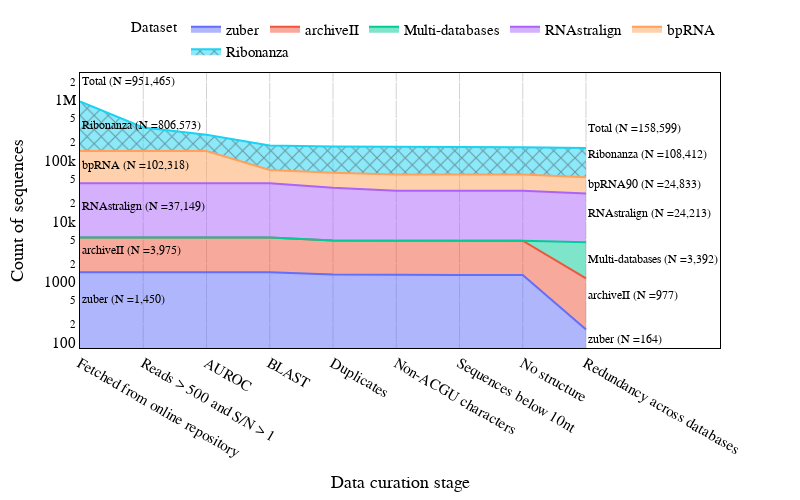

Write notebook code for a chart like this one.
### Code cell
df_expanded = []

for dataset, row in df.iterrows():
    for stage in row.index:
        if stage == 'Fetched from online repository':
            val = row[stage]  
        elif stage == 'Redundancy across databases':
            val = row[stage]
        else:
            val = val - row[stage]
        df_expanded.append([dataset, stage, val])
        
        
df_expanded = pd.DataFrame(df_expanded, columns=['Dataset', 'Stage', 'Count'])

df_expanded = pd.concat([df_expanded, pd.DataFrame(
    {
        'Dataset': 'Multi-databases',
        'Stage': ['No structure', 'Redundancy across databases'],
        'Count': [0, n_redundant_sequences:=161991 - df_expanded[df_expanded['Stage'] == 'Redundancy across databases']['Count'].sum()]
    }, 
    index=[10, 11]
)])

df_expanded.sort_index(inplace=True)


fig = px.area(df_expanded, x="Stage", y="Count", color="Dataset", log_y=1, title='', category_orders={'Stage': df.columns.tolist()}, line_shape=None,
    # make ribonanza patterned
    pattern_shape='Dataset',
    pattern_shape_map={**{dataset: None for dataset in df.index}, **{'Ribonanza': 'x', 'Multi-databases': None}},
    # pattern shape legend

    
)
# fig.update_layout(
#     legend=dict(    
#         orientation="h",
#         yanchor="bottom",
#         y=1.02,
#         xanchor="right",
#         x=1
#     )
# )

fig.update_xaxes(title_text='Data curation stage')
fig.update_yaxes(title_text='Count of sequences')

# add annotations
# add count of sequences per dataset at the beginning and end of each line
import numpy as np

def add_annotation(fig, dataset, count, position, yshift=0, xanchor='right'):
    fig.add_annotation(x=position, y=np.log10(count), text=dataset + ' (N ={:,})'.format(count), showarrow=False, yshift=yshift, xanchor=xanchor, font=dict(size=12))

# add start
yshift_start = {'zuber': -27, 'archiveII': -5, 'bpRNA': -5, 'RNAstralign': -20, 'Ribonanza': -20, 'Multi-databases': 0}
for dataset in df.index:
    add_annotation(fig, dataset, df.loc[dataset, df.columns[0]], df.columns[0], yshift=yshift_start[dataset], xanchor='left')

yshift_end = {'zuber': -10, 'archiveII': -13, 'bpRNA': 13, 'RNAstralign': -15, 'Ribonanza': 4, 'Multi-databases': -10}
for dataset in df.index:
    if dataset == 'bpRNA':
        continue
    add_annotation(fig, dataset, df.loc[dataset, df.columns[-1]], df.columns[-1], yshift=yshift_end[dataset], xanchor='left')
add_annotation(fig, 'bpRNA90', df.loc['bpRNA', df.columns[-1]], df.columns[-1], yshift=yshift_end['bpRNA'], xanchor='left')
add_annotation(fig, 'Multi-databases', n_redundant_sequences, df.columns[-1], yshift=yshift_end['Multi-databases'], xanchor='left')

# add total
add_annotation(fig, 'Total',  df[df.columns[-1]].sum(), df.columns[-1], yshift=20, xanchor='left')
add_annotation(fig, 'Total',  df[df.columns[0]].sum(), df.columns[0], yshift=20, xanchor='left')

fig.update_layout(
    height=500,
    width=800,
)

# make legend horizontal
fig.update_layout(
    legend=dict(
        orientation="h",
        yanchor="bottom",
        y=1.02,
        xanchor="right",
        x=1
    )
)

# make background transparent
fig.update_layout(
    plot_bgcolor='rgba(0,0,0,0)',
    # paper_bgcolor='white',
)
# add a grid
fig.update_xaxes(showgrid=True, gridwidth=1, gridcolor='lightgrey')

# add a frame
fig.update_layout(
    xaxis=dict(
        showline=True,
        linewidth=1,
        linecolor='black',
        mirror=True,
    ),
    yaxis=dict(
        showline=True,
        linewidth=1,
        linecolor='black',
        mirror=True,
    )
)

# set everything to helvetica
fig.update_layout(
    font_family="Helvetica",
    font_color="black",
    title_font_family="Helvetica",
    title_font_color="black",
    legend_title_font_color="black",
    # size
    font_size=15,
    title_font_size=15,
    legend_title_font_size=15,
)

fig.show()

import plotly.io as pio
pio.write_image(fig, 'images/S3/data_curation_stats_log.pdf')#, width=800, height=600)

### Figure 1 — Plotly figure (JSON) as saved in the notebook; plotly's stock layout.template omitted (floating-point values rounded to 4 significant figures)
{"data": [{"hovertemplate": "Dataset=zuber<br>Stage=%{x}<br>Count=%{y}<extra></extra>", "legendgroup": "zuber", "line": {"color": "#636efa"}, "marker": {"symbol": "circle"}, "mode": "lines", "name": "zuber", "orientation": "v", "showlegend": true, "stackgroup": "1", "type": "scatter", "x": ["Fetched from online repository", "Reads > 500 and S/N > 1", "AUROC", "BLAST", "Duplicates", "Non-ACGU characters", "Sequences below 10nt", "No structure", "Redundancy across databases"], "xaxis": "x", "y": [1450, 1450, 1450, 1450, 1327, 1307, 1307, 1307, 164], "yaxis": "y"}, {"hovertemplate": "Dataset=archiveII<br>Stage=%{x}<br>Count=%{y}<extra></extra>", "legendgroup": "archiveII", "line": {"color": "#EF553B"}, "marker": {"symbol": "circle"}, "mode": "lines", "name": "archiveII", "orientation": "v", "showlegend": true, "stackgroup": "1", "type": "scatter", "x": ["Fetched from online repository", "Reads > 500 and S/N > 1", "AUROC", "BLAST", "Duplicates", "Non-ACGU characters", "Sequences below 10nt", "No structure", "Redundancy across databases"], "xaxis": "x", "y": [3975, 3975, 3975, 3975, 3486, 3486, 3486, 3482, 977], "yaxis": "y"}, {"hovertemplate": "Dataset=Multi-databases<br>Stage=%{x}<br>Count=%{y}<extra></extra>", "legendgroup": "Multi-databases", "line": {"color": "#00cc96"}, "marker": {"symbol": "circle"}, "mode": "lines", "name": "Multi-databases", "orientation": "v", "showlegend": true, "stackgroup": "1", "type": "scatter", "x": ["No structure", "Redundancy across databases"], "xaxis": "x", "y": [0, 3392], "yaxis": "y"}, {"hovertemplate": "Dataset=RNAstralign<br>Stage=%{x}<br>Count=%{y}<extra></extra>", "legendgroup": "RNAstralign", "line": {"color": "#ab63fa"}, "marker": {"symbol": "circle"}, "mode": "lines", "name": "RNAstralign", "orientation": "v", "showlegend": true, "stackgroup": "1", "type": "scatter", "x": ["Fetched from online repository", "Reads > 500 and S/N > 1", "AUROC", "BLAST", "Duplicates", "Non-ACGU characters", "Sequences below 10nt", "No structure", "Redundancy across databases"], "xaxis": "x", "y": [37149, 37149, 37149, 37149, 31083, 27134, 27134, 27131, 24213], "yaxis": "y"}, {"hovertemplate": "Dataset=bpRNA<br>Stage=%{x}<br>Count=%{y}<extra></extra>", "legendgroup": "bpRNA", "line": {"color": "#FFA15A"}, "marker": {"symbol": "circle"}, "mode": "lines", "name": "bpRNA", "orientation": "v", "showlegend": true, "stackgroup": "1", "type": "scatter", "x": ["Fetched from online repository", "Reads > 500 and S/N > 1", "AUROC", "BLAST", "Duplicates", "Non-ACGU characters", "Sequences below 10nt", "No structure", "Redundancy across databases"], "xaxis": "x", "y": [102318, 102318, 102318, 27701, 27701, 27701, 27701, 27566, 24833], "yaxis": "y"}, {"fillpattern": {"shape": "x"}, "hovertemplate": "Dataset=Ribonanza<br>Stage=%{x}<br>Count=%{y}<extra></extra>", "legendgroup": "Ribonanza", "line": {"color": "#19d3f3"}, "marker": {"symbol": "circle"}, "mode": "lines", "name": "Ribonanza", "orientation": "v", "showlegend": true, "stackgroup": "1", "type": "scatter", "x": ["Fetched from online repository", "Reads > 500 and S/N > 1", "AUROC", "BLAST", "Duplicates", "Non-ACGU characters", "Sequences below 10nt", "No structure", "Redundancy across databases"], "xaxis": "x", "y": [806573, 209121, 124811, 108413, 108413, 108413, 108413, 108412, 108412], "yaxis": "y"}], "layout": {"annotations": [{"font": {"size": 12}, "showarrow": false, "text": "zuber (N =1,450)", "x": "Fetched from online repository", "xanchor": "left", "y": 3.161, "yshift": -27}, {"font": {"size": 12}, "showarrow": false, "text": "archiveII (N =3,975)", "x": "Fetched from online repository", "xanchor": "left", "y": 3.599, "yshift": -5}, {"font": {"size": 12}, "showarrow": false, "text": "RNAstralign (N =37,149)", "x": "Fetched from online repository", "xanchor": "left", "y": 4.57, "yshift": -20}, {"font": {"size": 12}, "showarrow": false, "text": "bpRNA (N =102,318)", "x": "Fetched from online repository", "xanchor": "left", "y": 5.01, "yshift": -5}, {"font": {"size": 12}, "showarrow": false, "text": "Ribonanza (N =806,573)", "x": "Fetched from online repository", "xanchor": "left", "y": 5.907, "yshift": -20}, {"font": {"size": 12}, "showarrow": false, "text": "zuber (N =164)", "x": "Redundancy across databases", "xanchor": "left", "y": 2.215, "yshift": -10}, {"font": {"size": 12}, "showarrow": false, "text": "archiveII (N =977)", "x": "Redundancy across databases", "xanchor": "left", "y": 2.99, "yshift": -13}, {"font": {"size": 12}, "showarrow": false, "text": "RNAstralign (N =24,213)", "x": "Redundancy across databases", "xanchor": "left", "y": 4.384, "yshift": -15}, {"font": {"size": 12}, "showarrow": false, "text": "Ribonanza (N =108,412)", "x": "Redundancy across databases", "xanchor": "left", "y": 5.035, "yshift": 4}, {"font": {"size": 12}, "showarrow": false, "text": "bpRNA90 (N =24,833)", "x": "Redundancy across databases", "xanchor": "left", "y": 4.395, "yshift": 13}, {"font": {"size": 12}, "showarrow": false, "text": "Multi-databases (N =3,392)", "x": "Redundancy across databases", "xanchor": "left", "y": 3.53, "yshift": -10}, {"font": {"size": 12}, "showarrow": false, "text": "Total (N =158,599)", "x": "Redundancy across databases", "xanchor": "left", "y": 5.2, "yshift": 20}, {"font": {"size": 12}, "showarrow": false, "text": "Total (N =951,465)", "x": "Fetched from online repository", "xanchor": "left", "y": 5.978, "yshift": 20}], "font": {"color": "black", "family": "Helvetica", "size": 15}, "height": 500, "legend": {"orientation": "h", "title": {"font": {"color": "black", "size": 15}, "text": "Dataset"}, "tracegroupgap": 0, "x": 1, "xanchor": "right", "y": 1.02, "yanchor": "bottom"}, "margin": {"t": 60}, "plot_bgcolor": "rgba(0,0,0,0)", "title": {"font": {"color": "black", "family": "Helvetica", "size": 15}}, "width": 800, "xaxis": {"anchor": "y", "categoryarray": ["Fetched from online repository", "Reads > 500 and S/N > 1", "AUROC", "BLAST", "Duplicates", "Non-ACGU characters", "Sequences below 10nt", "No structure", "Redundancy across databases"], "categoryorder": "array", "domain": [0, 1], "gridcolor": "lightgrey", "gridwidth": 1, "linecolor": "black", "linewidth": 1, "mirror": true, "showgrid": true, "showline": true, "title": {"text": "Data curation stage"}}, "yaxis": {"anchor": "x", "domain": [0, 1], "linecolor": "black", "linewidth": 1, "mirror": true, "showline": true, "title": {"text": "Count of sequences"}, "type": "log"}}}
